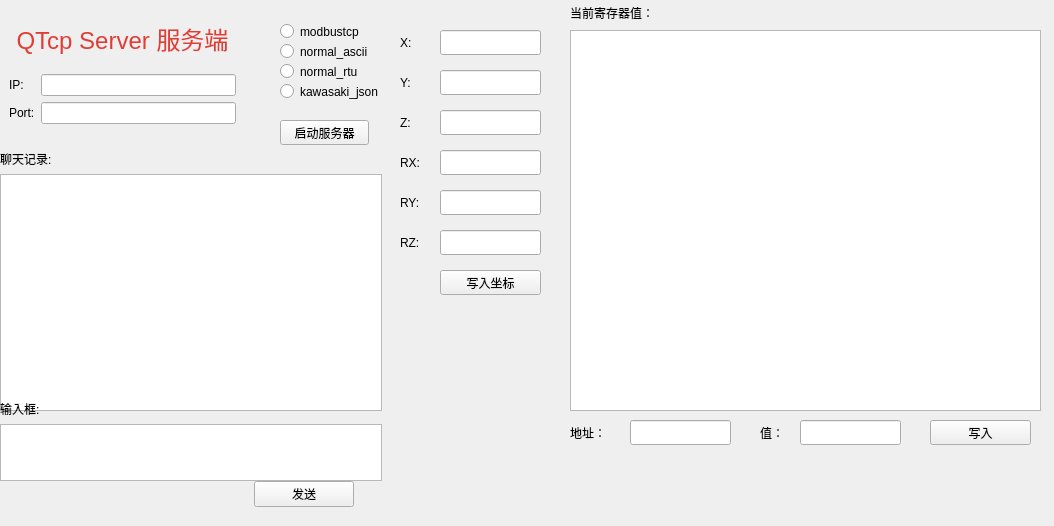
<?xml version="1.0" encoding="UTF-8"?>
<ui version="4.0">
 <class>Server</class>
 <widget class="QWidget" name="Server">
  <property name="geometry">
   <rect>
    <x>0</x>
    <y>0</y>
    <width>1054</width>
    <height>526</height>
   </rect>
  </property>
  <property name="windowTitle">
   <string>Server</string>
  </property>
  <widget class="QWidget" name="widget" native="true">
   <property name="geometry">
    <rect>
     <x>9</x>
     <y>9</y>
     <width>227</width>
     <height>115</height>
    </rect>
   </property>
   <layout class="QGridLayout" name="gridLayout">
    <item row="1" column="1">
     <widget class="QLineEdit" name="ip"/>
    </item>
    <item row="2" column="1">
     <widget class="QLineEdit" name="port">
      <property name="text">
       <string/>
      </property>
     </widget>
    </item>
    <item row="1" column="0">
     <widget class="QLabel" name="label">
      <property name="text">
       <string>IP:</string>
      </property>
     </widget>
    </item>
    <item row="2" column="0">
     <widget class="QLabel" name="label_2">
      <property name="text">
       <string>Port:</string>
      </property>
     </widget>
    </item>
    <item row="0" column="0" colspan="2">
     <widget class="QLabel" name="label_5">
      <property name="text">
       <string>&lt;html&gt;&lt;head/&gt;&lt;body&gt;&lt;p align=&quot;center&quot;&gt;&lt;span style=&quot; font-size:18pt; color:#e03e34;&quot;&gt;QTcp Server 服务端&lt;/span&gt;&lt;/p&gt;&lt;/body&gt;&lt;/html&gt;</string>
      </property>
     </widget>
    </item>
   </layout>
  </widget>
  <widget class="QWidget" name="widget_2" native="true">
   <property name="geometry">
    <rect>
     <x>0</x>
     <y>150</y>
     <width>382</width>
     <height>261</height>
    </rect>
   </property>
   <layout class="QVBoxLayout" name="verticalLayout">
    <item>
     <widget class="QLabel" name="label_3">
      <property name="text">
       <string>聊天记录:</string>
      </property>
     </widget>
    </item>
    <item>
     <widget class="QTextBrowser" name="record"/>
    </item>
   </layout>
  </widget>
  <widget class="QWidget" name="widget_3" native="true">
   <property name="geometry">
    <rect>
     <x>0</x>
     <y>400</y>
     <width>382</width>
     <height>81</height>
    </rect>
   </property>
   <layout class="QVBoxLayout" name="verticalLayout_2">
    <item>
     <widget class="QLabel" name="label_4">
      <property name="text">
       <string>输入框:</string>
      </property>
     </widget>
    </item>
    <item>
     <widget class="QTextEdit" name="msgEdit"/>
    </item>
   </layout>
  </widget>
  <widget class="QWidget" name="widget_4" native="true">
   <property name="geometry">
    <rect>
     <x>10</x>
     <y>470</y>
     <width>344</width>
     <height>49</height>
    </rect>
   </property>
   <layout class="QHBoxLayout" name="horizontalLayout">
    <item>
     <spacer name="horizontalSpacer">
      <property name="orientation">
       <enum>Qt::Horizontal</enum>
      </property>
      <property name="sizeHint" stdset="0">
       <size>
        <width>220</width>
        <height>20</height>
       </size>
      </property>
     </spacer>
    </item>
    <item>
     <widget class="QPushButton" name="sendBtn">
      <property name="minimumSize">
       <size>
        <width>100</width>
        <height>0</height>
       </size>
      </property>
      <property name="text">
       <string>发送</string>
      </property>
     </widget>
    </item>
   </layout>
  </widget>
  <widget class="QPushButton" name="startserverBtn">
   <property name="geometry">
    <rect>
     <x>280</x>
     <y>120</y>
     <width>89</width>
     <height>25</height>
    </rect>
   </property>
   <property name="text">
    <string>启动服务器</string>
   </property>
  </widget>
  <widget class="QRadioButton" name="radio_1">
   <property name="geometry">
    <rect>
     <x>280</x>
     <y>20</y>
     <width>112</width>
     <height>23</height>
    </rect>
   </property>
   <property name="text">
    <string>modbustcp</string>
   </property>
  </widget>
  <widget class="QRadioButton" name="radio_2">
   <property name="geometry">
    <rect>
     <x>280</x>
     <y>40</y>
     <width>112</width>
     <height>23</height>
    </rect>
   </property>
   <property name="text">
    <string>normal_ascii</string>
   </property>
  </widget>
  <widget class="QRadioButton" name="radio_3">
   <property name="geometry">
    <rect>
     <x>280</x>
     <y>60</y>
     <width>112</width>
     <height>23</height>
    </rect>
   </property>
   <property name="text">
    <string>normal_rtu</string>
   </property>
  </widget>
  <widget class="QLineEdit" name="edit_x">
   <property name="geometry">
    <rect>
     <x>440</x>
     <y>30</y>
     <width>101</width>
     <height>25</height>
    </rect>
   </property>
  </widget>
  <widget class="QLineEdit" name="edit_y">
   <property name="geometry">
    <rect>
     <x>440</x>
     <y>70</y>
     <width>101</width>
     <height>25</height>
    </rect>
   </property>
  </widget>
  <widget class="QLineEdit" name="edit_z">
   <property name="geometry">
    <rect>
     <x>440</x>
     <y>110</y>
     <width>101</width>
     <height>25</height>
    </rect>
   </property>
  </widget>
  <widget class="QLineEdit" name="edit_rx">
   <property name="geometry">
    <rect>
     <x>440</x>
     <y>150</y>
     <width>101</width>
     <height>25</height>
    </rect>
   </property>
  </widget>
  <widget class="QLineEdit" name="edit_ry">
   <property name="geometry">
    <rect>
     <x>440</x>
     <y>190</y>
     <width>101</width>
     <height>25</height>
    </rect>
   </property>
  </widget>
  <widget class="QLineEdit" name="edit_rz">
   <property name="geometry">
    <rect>
     <x>440</x>
     <y>230</y>
     <width>101</width>
     <height>25</height>
    </rect>
   </property>
  </widget>
  <widget class="QPushButton" name="poswriteBtn">
   <property name="geometry">
    <rect>
     <x>440</x>
     <y>270</y>
     <width>101</width>
     <height>25</height>
    </rect>
   </property>
   <property name="text">
    <string>写入坐标</string>
   </property>
  </widget>
  <widget class="QLabel" name="label_6">
   <property name="geometry">
    <rect>
     <x>400</x>
     <y>30</y>
     <width>34</width>
     <height>25</height>
    </rect>
   </property>
   <property name="text">
    <string>X:</string>
   </property>
  </widget>
  <widget class="QLabel" name="label_7">
   <property name="geometry">
    <rect>
     <x>400</x>
     <y>70</y>
     <width>34</width>
     <height>25</height>
    </rect>
   </property>
   <property name="text">
    <string>Y:</string>
   </property>
  </widget>
  <widget class="QLabel" name="label_8">
   <property name="geometry">
    <rect>
     <x>400</x>
     <y>110</y>
     <width>34</width>
     <height>25</height>
    </rect>
   </property>
   <property name="text">
    <string>Z:</string>
   </property>
  </widget>
  <widget class="QLabel" name="label_9">
   <property name="geometry">
    <rect>
     <x>400</x>
     <y>150</y>
     <width>34</width>
     <height>25</height>
    </rect>
   </property>
   <property name="text">
    <string>RX:</string>
   </property>
  </widget>
  <widget class="QLabel" name="label_10">
   <property name="geometry">
    <rect>
     <x>400</x>
     <y>190</y>
     <width>34</width>
     <height>25</height>
    </rect>
   </property>
   <property name="text">
    <string>RY:</string>
   </property>
  </widget>
  <widget class="QLabel" name="label_11">
   <property name="geometry">
    <rect>
     <x>400</x>
     <y>230</y>
     <width>34</width>
     <height>25</height>
    </rect>
   </property>
   <property name="text">
    <string>RZ:</string>
   </property>
  </widget>
  <widget class="QTextBrowser" name="record_2">
   <property name="geometry">
    <rect>
     <x>570</x>
     <y>30</y>
     <width>471</width>
     <height>381</height>
    </rect>
   </property>
  </widget>
  <widget class="QLineEdit" name="edit_addwrite">
   <property name="geometry">
    <rect>
     <x>630</x>
     <y>420</y>
     <width>101</width>
     <height>25</height>
    </rect>
   </property>
  </widget>
  <widget class="QLabel" name="label_12">
   <property name="geometry">
    <rect>
     <x>570</x>
     <y>420</y>
     <width>51</width>
     <height>25</height>
    </rect>
   </property>
   <property name="text">
    <string>地址：</string>
   </property>
  </widget>
  <widget class="QLabel" name="label_13">
   <property name="geometry">
    <rect>
     <x>570</x>
     <y>0</y>
     <width>131</width>
     <height>25</height>
    </rect>
   </property>
   <property name="text">
    <string>当前寄存器值：</string>
   </property>
  </widget>
  <widget class="QLabel" name="label_14">
   <property name="geometry">
    <rect>
     <x>760</x>
     <y>420</y>
     <width>51</width>
     <height>25</height>
    </rect>
   </property>
   <property name="text">
    <string>值：</string>
   </property>
  </widget>
  <widget class="QLineEdit" name="edit_datawrite">
   <property name="geometry">
    <rect>
     <x>800</x>
     <y>420</y>
     <width>101</width>
     <height>25</height>
    </rect>
   </property>
  </widget>
  <widget class="QPushButton" name="addwriteBtn">
   <property name="geometry">
    <rect>
     <x>930</x>
     <y>420</y>
     <width>101</width>
     <height>25</height>
    </rect>
   </property>
   <property name="text">
    <string>写入</string>
   </property>
  </widget>
  <widget class="QRadioButton" name="radio_4">
   <property name="geometry">
    <rect>
     <x>280</x>
     <y>80</y>
     <width>121</width>
     <height>23</height>
    </rect>
   </property>
   <property name="text">
    <string>kawasaki_json</string>
   </property>
  </widget>
 </widget>
 <resources/>
 <connections/>
</ui>
